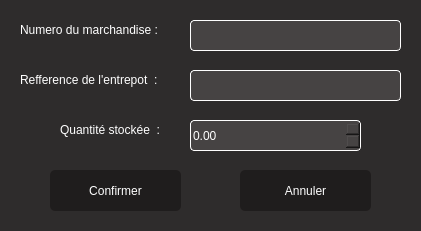
<?xml version="1.0" encoding="UTF-8"?>
<ui version="4.0">
 <class>modifier_stocker</class>
 <widget class="QDialog" name="modifier_stocker">
  <property name="geometry">
   <rect>
    <x>0</x>
    <y>0</y>
    <width>421</width>
    <height>231</height>
   </rect>
  </property>
  <property name="windowTitle">
   <string>Modification</string>
  </property>
  <property name="styleSheet">
   <string notr="true">background-color:rgb(46,44,44);
color:white;
font: 63 10pt &quot;Yu Gothic UI Semibold&quot;;</string>
  </property>
  <widget class="QLineEdit" name="lineEdit">
   <property name="geometry">
    <rect>
     <x>190</x>
     <y>20</y>
     <width>211</width>
     <height>31</height>
    </rect>
   </property>
   <property name="styleSheet">
    <string notr="true">border-radius:4px;
border:1px solid white;
background-color:rgb(70,67,67);</string>
   </property>
  </widget>
  <widget class="QLineEdit" name="lineEdit_2">
   <property name="geometry">
    <rect>
     <x>190</x>
     <y>70</y>
     <width>211</width>
     <height>31</height>
    </rect>
   </property>
   <property name="styleSheet">
    <string notr="true">border-radius:4px;
border:1px solid white;
background-color:rgb(70,67,67);</string>
   </property>
  </widget>
  <widget class="QLabel" name="label">
   <property name="geometry">
    <rect>
     <x>20</x>
     <y>20</y>
     <width>161</width>
     <height>20</height>
    </rect>
   </property>
   <property name="text">
    <string>Numero du marchandise :</string>
   </property>
  </widget>
  <widget class="QLabel" name="label_2">
   <property name="geometry">
    <rect>
     <x>20</x>
     <y>70</y>
     <width>161</width>
     <height>20</height>
    </rect>
   </property>
   <property name="text">
    <string>Refference de l'entrepot  :</string>
   </property>
  </widget>
  <widget class="QLabel" name="label_3">
   <property name="geometry">
    <rect>
     <x>60</x>
     <y>120</y>
     <width>121</width>
     <height>20</height>
    </rect>
   </property>
   <property name="text">
    <string>Quantité stockée  :</string>
   </property>
  </widget>
  <widget class="QPushButton" name="confirmation">
   <property name="geometry">
    <rect>
     <x>50</x>
     <y>170</y>
     <width>131</width>
     <height>41</height>
    </rect>
   </property>
   <property name="styleSheet">
    <string notr="true">border-radius:5px;
background-color:rgb(31,29,29);</string>
   </property>
   <property name="text">
    <string>Confirmer</string>
   </property>
  </widget>
  <widget class="QPushButton" name="annulation">
   <property name="geometry">
    <rect>
     <x>240</x>
     <y>170</y>
     <width>131</width>
     <height>41</height>
    </rect>
   </property>
   <property name="styleSheet">
    <string notr="true">border-radius:5px;
background-color:rgb(31,29,29);</string>
   </property>
   <property name="text">
    <string>Annuler</string>
   </property>
  </widget>
  <widget class="QDoubleSpinBox" name="doubleSpinBox">
   <property name="geometry">
    <rect>
     <x>190</x>
     <y>120</y>
     <width>171</width>
     <height>31</height>
    </rect>
   </property>
   <property name="styleSheet">
    <string notr="true">border-radius:4px;
border:1px solid white;
background-color:rgb(70,67,67);</string>
   </property>
   <property name="maximum">
    <double>100000000000.000000000000000</double>
   </property>
  </widget>
 </widget>
 <resources/>
 <connections/>
</ui>
